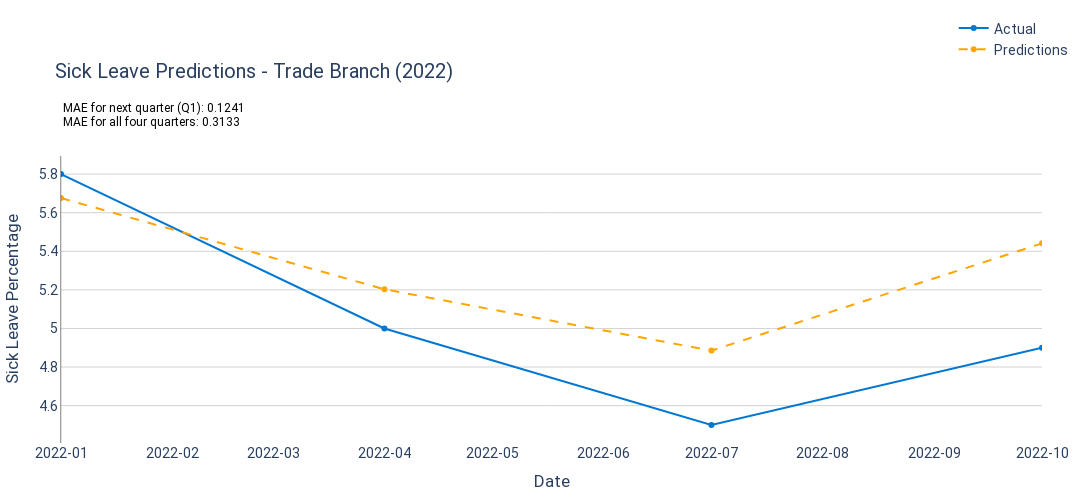

The notebook cell saved with this chart:
### Code cell
# 14. Visualization of Predictions for 2022
fig = go.Figure()

# Add actual sick leave percentage line (test data)
fig.add_trace(go.Scatter(
    x=y_test.index,
    y=y_test,
    mode='lines+markers',
    name='Actual',
    line=dict(color='#0078d2', width=2)
))

# Add predictions line for test period
fig.add_trace(go.Scatter(
    x=y_test.index,
    y=y_pred_test,
    mode='lines+markers',
    name='Predictions',
    line=dict(color='orange', width=2, dash='dash')
))

# Add MAE values as text annotations
fig.add_annotation(
    xref="paper", yref="paper", x=0.00, y=1.15, showarrow=False,
    text=f"MAE for all four quarters: {mae_all:.4f}",
    font=dict(size=12, color="black")
)

fig.add_annotation(
    xref="paper", yref="paper", x=0.00, y=1.20, showarrow=False,
    text=f"MAE for next quarter (Q1): {mae_q1:.4f}",
    font=dict(size=12, color="black")
)

# Set layout and design for better visualization
fig.update_layout(
    title=f'Sick Leave Predictions - Trade Branch (2022)',
    xaxis_title='Date',
    yaxis_title='Sick Leave Percentage',
    plot_bgcolor='white',
    xaxis=dict(
        showgrid=False,
        tickformat="%Y-%m",  # Year-Month format for clearer date labeling
        range=[y_test.index.min(), y_test.index.max()]  # Restrict range to 2022
    ),
    yaxis=dict(
        showgrid=True, gridcolor='lightgrey', showline=True, linewidth=0.5, linecolor='black'
    ),
    legend=dict(
        x=0.91, y=1.5, traceorder="normal"
    ),
    font=dict(family="Roboto", size=14),
    margin=dict(l=50, r=50, t=80, b=50),
    width=1100, height=500
)

# Show Plot
fig.show()

# Optionally Save Plot as HTML
fig.write_html("C:/Users/c.hakker/Downloads/Sick_leave_predict_G_Handel_2022.html")

### Figure 1 — Plotly figure (JSON) as saved in the notebook; plotly's stock layout.template omitted (floating-point values rounded to 4 significant figures)
{"data": [{"line": {"color": "#0078d2", "width": 2}, "mode": "lines+markers", "name": "Actual", "type": "scatter", "x": ["2022-01-01T00:00:00", "2022-04-01T00:00:00", "2022-07-01T00:00:00", "2022-10-01T00:00:00"], "y": [5.8, 5, 4.5, 4.9]}, {"line": {"color": "orange", "dash": "dash", "width": 2}, "mode": "lines+markers", "name": "Predictions", "type": "scatter", "x": ["2022-01-01T00:00:00", "2022-04-01T00:00:00", "2022-07-01T00:00:00", "2022-10-01T00:00:00"], "y": [5.676, 5.203, 4.885, 5.441]}], "layout": {"annotations": [{"font": {"color": "black", "size": 12}, "showarrow": false, "text": "MAE for all four quarters: 0.3133", "x": 0, "xref": "paper", "y": 1.15, "yref": "paper"}, {"font": {"color": "black", "size": 12}, "showarrow": false, "text": "MAE for next quarter (Q1): 0.1241", "x": 0, "xref": "paper", "y": 1.2, "yref": "paper"}], "font": {"family": "Roboto", "size": 14}, "height": 500, "legend": {"traceorder": "normal", "x": 0.91, "y": 1.5}, "margin": {"b": 50, "l": 50, "r": 50, "t": 80}, "plot_bgcolor": "white", "title": {"text": "Sick Leave Predictions - Trade Branch (2022)"}, "width": 1100, "xaxis": {"range": ["2022-01-01T00:00:00", "2022-10-01T00:00:00"], "showgrid": false, "tickformat": "%Y-%m", "title": {"text": "Date"}}, "yaxis": {"gridcolor": "lightgrey", "linecolor": "black", "linewidth": 0.5, "showgrid": true, "showline": true, "title": {"text": "Sick Leave Percentage"}}}}
